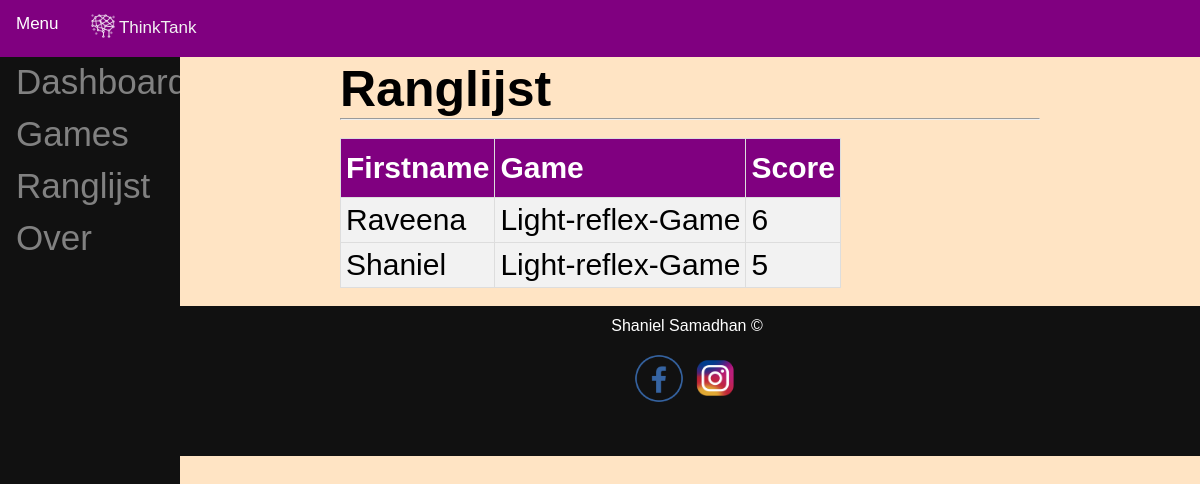
Before: /front-end/leaderboard.php with the older database file.
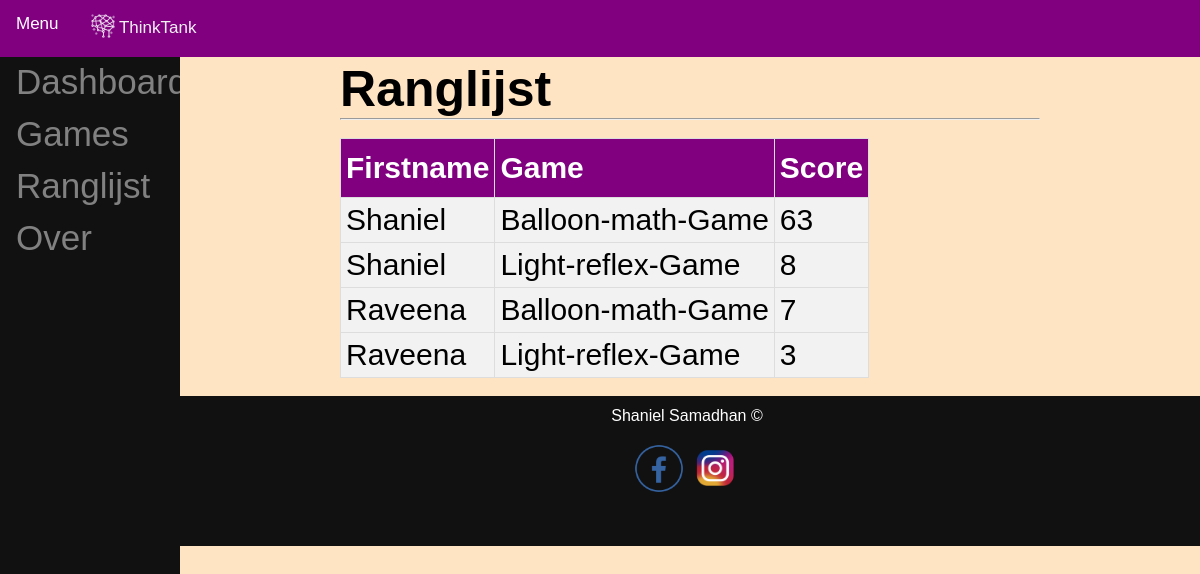
After: the same page with the newer database file.
### tables this page shows
CREATE TABLE `game_scores` (
  `game_id` int(11) NOT NULL,
  `user_id` int(11) DEFAULT NULL,
  `game_title` varchar(1024) DEFAULT NULL,
  `score` double DEFAULT NULL,
  `played` tinyint(1) DEFAULT NULL
);

### front-end/leaderboard.php (the view, shortened to what this page needs)
<!DOCTYPE html>
<html lang="en" >
<head>
    <link rel="stylesheet" href="../css/main.css">
</head>
<body>
<div class="topnav">
  <a class="active" href="">Menu</a>
  <a href=""><img id="logo" src="../img/logo.png" alt="Logo" /> <span>ThinkTank</span></a>
    <form method="post" action="dashboard.php">
    </form>
</div>
<div class="sidebar">
  <a href="dashboard.php"><i></i> Dashboard</a>
  <a href="games.php"><i></i> Games</a>
  <a href="leaderboard.php"><i></i> Ranglijst</a>
  <a href="over.html"><i></i> Over</a>
</div>
    <div class="main">
    <div class="container">
    <h1 style="font-size:50px">Ranglijst</h1>
    <hr>
    <br>
    <?php
    include "../database/dbh.php";
    $sql = "SELECT login.firstname, game_scores.game_title, score FROM game_scores INNER JOIN login ON game_scores.user_id=login.user_id order by score desc";
    $query = mysqli_query($connection, $sql);
    echo "<table border='1' class='db_table'>";
    echo "<tr><th>Firstname</th><th>Game</th><th>Score</th></tr>";
    while( $row = mysqli_fetch_array($query)){
    echo "<tr><td class='db_td'>" . ucfirst($row['firstname']) . "</td><td class='db_td'>" . $row['game_title'] . "</td><td class='db_td'>" .$row['score']. "</td></tr>";
    }
    echo "</table>";
    ?>
    </div>
<br>
</div>
        <div class = "footer">
        <footer>
                Shaniel Samadhan  &copy; <br><br>
                <a href="https://www.facebook.com/shaniel.samadhan" target="_blank"><img class='fb' src='../img/fb.png' alt="FB"></a>
                <a href="https://www.instagram.com/shaniel_samadhan" target="_blank"><img class='instagram' src='../img/instagram.png' alt="FB"></a>
        </footer>
        </div>
</body>
</html>

### css/main.css (style rules this page uses)
* { margin: 0px; padding: 0px; }
body { font-family: "Lato-Regular", sans-serif; background-color: bisque; }
.main { margin-left: 15%; margin-top: 5%; padding: 0px 10px; }
.sidebar { height: 100%; width: 15%; position: fixed; z-index: 1; top: 5%; left: 0; background-color: #111; overflow-x: hidden; padding-top: 16px; }
.sidebar a { padding: 6px 8px 6px 16px; text-decoration: none; font-size: 35px; color: #818181; display: block; }
.topnav { overflow: hidden; background-color: #800080; padding: 0px; margin: 0px; position: fixed; top: 0; left: 0; width: 100%; z-index: 2; }
.topnav a { float: left; color: #f2f2f2; text-align: center; padding: 14px 16px; text-decoration: none; font-size: 17px; }
.topnav a.active { background-color: #800080; color: white; }
#logo { position: relative; width: 24px; height: 4%; text-align: left; top: 0%; left: 0%; }
span { position: relative; top: -5px; left: 0%; }
.container { padding-left: 15%; padding-right: 15%; }
.footer { width: 90%; height: 150px; background-color: #111; color: white; text-align: center; margin-left: 10%; }
footer { padding-top: 1%; text-align: center; margin-left: 5%; }
.fb { width: 5%; }
.instagram { width: 5%; }
.db_table { font-family: "Trebuchet MS", Arial, Helvetica, sans-serif; border-collapse: collapse; table-layout: fixed; text-align: left; vertical-align: top; font-size: 30px; }
.db_table td, .db_table th { border: 1px solid #ddd; padding: 5px; word-wrap: break-word; }
.db_table tr { background-color: #f2f2f2; }
.db_table th { padding-top: 12px; padding-bottom: 12px; text-align: left; background-color: #800080; color: white; }

Changed rows visible on the page:
removed game_scores: user.firstname "Raveena", game_title "Light-reflex-Game", score "6"
removed game_scores: user.firstname "Shaniel", game_title "Light-reflex-Game", score "5"
added game_scores: user.firstname "Shaniel", game_title "Balloon-math-Game", score "63"
added game_scores: user.firstname "Shaniel", game_title "Light-reflex-Game", score "8"
added game_scores: user.firstname "Raveena", game_title "Balloon-math-Game", score "7"
added game_scores: user.firstname "Raveena", game_title "Light-reflex-Game", score "3"
